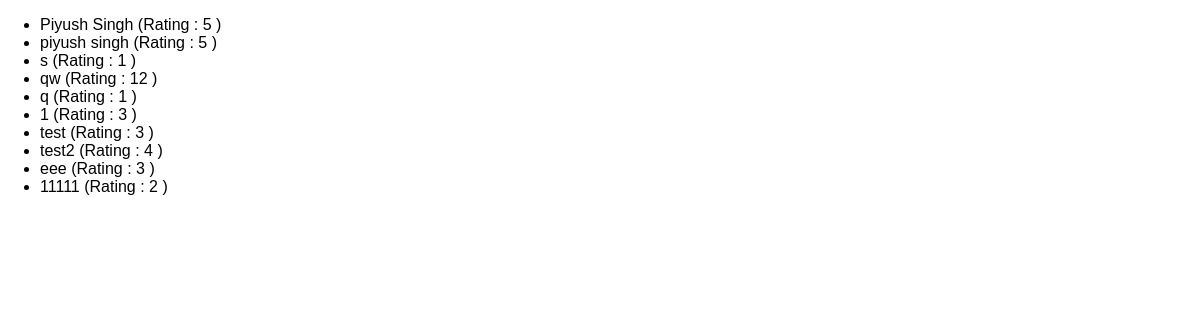
The app's page /reviews with its own data.
### reviews/models.py (models this page shows)
class Review(models.Model):
    user_name = models.CharField(max_length=100)
    review_text = models.TextField()
    rating = models.IntegerField()

### reviews/views.py (the view)
# urls.py: path("reviews",views.ReviewsListView.as_view()),
class ReviewsListView(ListView):
    template_name = "reviews/review-list.html"
    model = Review
    context_object_name = "reviews"

### reviews/templates/reviews/review-list.html (shortened to what this page needs)
{% extends "reviews/base.html" %}
{% block content %}
    <ul>
        {% for review in reviews %}
            <li> {{ review.user_name }} (Rating : {{ review.rating }} )</li>
        {% endfor %}
    </ul>
{% endblock content %}

### reviews/templates/reviews/base.html (shortened to what this page needs)
{% load static %}
<!DOCTYPE html>
<html lang="en">
  <head>
    <link rel="stylesheet" href="{% static "reviews/styles.css" %}">
  </head>
  <body>
    {% block content %}{% endblock content %}
  </body>
</html>

### reviews/static/reviews/styles.css (style rules this page uses)
body { font-family: sans-serif; margin: 0; }

### records on screen
Review: user_name "Piyush Singh", rating "5"
Review: user_name "piyush singh", rating "5"
Review: user_name "s", rating "1"
Review: user_name "qw", rating "12"
Review: user_name "q", rating "1"
Review: user_name "1", rating "3"
Review: user_name "test", rating "3"
Review: user_name "test2", rating "4"
Review: user_name "eee", rating "3"
Review: user_name "11111", rating "2"
